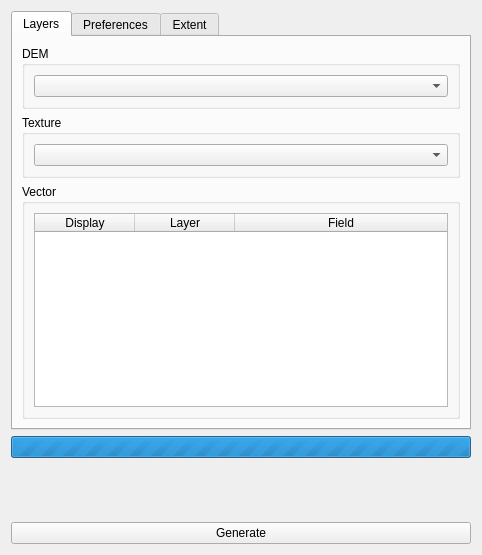
<?xml version="1.0" encoding="UTF-8"?>
<ui version="4.0">
 <class>Vizitown</class>
 <widget class="QDialog" name="Vizitown">
  <property name="enabled">
   <bool>true</bool>
  </property>
  <property name="geometry">
   <rect>
    <x>0</x>
    <y>0</y>
    <width>482</width>
    <height>555</height>
   </rect>
  </property>
  <property name="windowTitle">
   <string>Vizitown</string>
  </property>
  <property name="windowIcon">
   <iconset>
    <normaloff>vt.png</normaloff>vt.png</iconset>
  </property>
  <layout class="QVBoxLayout" name="verticalLayout_2">
   <item>
    <widget class="QTabWidget" name="tabWidget">
     <property name="currentIndex">
      <number>0</number>
     </property>
     <widget class="QWidget" name="Layers">
      <attribute name="title">
       <string>Layers</string>
      </attribute>
      <layout class="QGridLayout" name="gridLayout_2">
       <item row="2" column="0">
        <widget class="QGroupBox" name="groupBox_3">
         <property name="title">
          <string>Vector</string>
         </property>
         <layout class="QGridLayout" name="gridLayout_3">
          <item row="0" column="2" colspan="2">
           <layout class="QVBoxLayout" name="verticalLayout">
            <item>
             <widget class="QTableWidget" name="tw_layers">
              <property name="alternatingRowColors">
               <bool>true</bool>
              </property>
              <property name="selectionBehavior">
               <enum>QAbstractItemView::SelectRows</enum>
              </property>
              <property name="sortingEnabled">
               <bool>true</bool>
              </property>
              <property name="columnCount">
               <number>3</number>
              </property>
              <attribute name="horizontalHeaderStretchLastSection">
               <bool>true</bool>
              </attribute>
              <column>
               <property name="text">
                <string>Display</string>
               </property>
              </column>
              <column>
               <property name="text">
                <string>Layer</string>
               </property>
              </column>
              <column>
               <property name="text">
                <string>Field</string>
               </property>
              </column>
             </widget>
            </item>
           </layout>
          </item>
         </layout>
        </widget>
       </item>
       <item row="0" column="0">
        <widget class="QGroupBox" name="groupBox">
         <property name="title">
          <string>DEM</string>
         </property>
         <layout class="QHBoxLayout" name="horizontalLayout">
          <item>
           <widget class="QComboBox" name="cb_dem"/>
          </item>
         </layout>
        </widget>
       </item>
       <item row="1" column="0">
        <widget class="QGroupBox" name="groupBox_2">
         <property name="title">
          <string>Texture</string>
         </property>
         <layout class="QHBoxLayout" name="horizontalLayout_2">
          <item>
           <widget class="QComboBox" name="cb_texture"/>
          </item>
         </layout>
        </widget>
       </item>
      </layout>
     </widget>
     <widget class="QWidget" name="Opt">
      <attribute name="title">
       <string>Preferences</string>
      </attribute>
      <layout class="QVBoxLayout" name="verticalLayout_3">
       <item>
        <widget class="QGroupBox" name="groupBox_4">
         <property name="title">
          <string>Server</string>
         </property>
         <layout class="QHBoxLayout" name="horizontalLayout_3">
          <item>
           <widget class="QLabel" name="label_7">
            <property name="text">
             <string>Port number</string>
            </property>
           </widget>
          </item>
          <item>
           <spacer name="horizontalSpacer">
            <property name="orientation">
             <enum>Qt::Horizontal</enum>
            </property>
            <property name="sizeHint" stdset="0">
             <size>
              <width>40</width>
              <height>20</height>
             </size>
            </property>
           </spacer>
          </item>
          <item>
           <widget class="QSpinBox" name="sb_port">
            <property name="minimum">
             <number>1024</number>
            </property>
            <property name="maximum">
             <number>65536</number>
            </property>
           </widget>
          </item>
         </layout>
        </widget>
       </item>
       <item>
        <widget class="QGroupBox" name="groupBox_5">
         <property name="title">
          <string>Scene</string>
         </property>
         <layout class="QGridLayout" name="gridLayout">
          <item row="0" column="0">
           <widget class="QLabel" name="label_8">
            <property name="text">
             <string>Tile size</string>
            </property>
           </widget>
          </item>
          <item row="0" column="1">
           <widget class="QComboBox" name="cb_tile"/>
          </item>
          <item row="1" column="0">
           <widget class="QLabel" name="label_9">
            <property name="text">
             <string>Zoom level</string>
            </property>
           </widget>
          </item>
          <item row="1" column="1">
           <widget class="QComboBox" name="cb_zoom"/>
          </item>
         </layout>
        </widget>
       </item>
       <item>
        <widget class="QPushButton" name="btn_default">
         <property name="text">
          <string>By default</string>
         </property>
        </widget>
       </item>
      </layout>
     </widget>
     <widget class="QWidget" name="extent">
      <property name="minimumSize">
       <size>
        <width>452</width>
        <height>0</height>
       </size>
      </property>
      <attribute name="title">
       <string>Extent</string>
      </attribute>
      <layout class="QGridLayout" name="gridLayout_4">
       <item row="2" column="2">
        <widget class="QLabel" name="label_14">
         <property name="text">
          <string>Ymax</string>
         </property>
         <property name="alignment">
          <set>Qt::AlignCenter</set>
         </property>
        </widget>
       </item>
       <item row="14" column="4">
        <widget class="QSpinBox" name="lb_width">
         <property name="readOnly">
          <bool>true</bool>
         </property>
         <property name="buttonSymbols">
          <enum>QAbstractSpinBox::NoButtons</enum>
         </property>
         <property name="suffix">
          <string> km</string>
         </property>
         <property name="minimum">
          <number>-999999999</number>
         </property>
         <property name="maximum">
          <number>999999999</number>
         </property>
        </widget>
       </item>
       <item row="13" column="0">
        <widget class="QLabel" name="label">
         <property name="text">
          <string>Height :</string>
         </property>
        </widget>
       </item>
       <item row="15" column="2">
        <spacer name="verticalSpacer_2">
         <property name="orientation">
          <enum>Qt::Vertical</enum>
         </property>
         <property name="sizeHint" stdset="0">
          <size>
           <width>20</width>
           <height>40</height>
          </size>
         </property>
        </spacer>
       </item>
       <item row="3" column="2">
        <widget class="QDoubleSpinBox" name="le_ymax"/>
       </item>
       <item row="14" column="0">
        <widget class="QLabel" name="label_2">
         <property name="text">
          <string>Width :</string>
         </property>
        </widget>
       </item>
       <item row="13" column="4">
        <widget class="QSpinBox" name="lb_height">
         <property name="readOnly">
          <bool>true</bool>
         </property>
         <property name="buttonSymbols">
          <enum>QAbstractSpinBox::NoButtons</enum>
         </property>
         <property name="suffix">
          <string> km</string>
         </property>
         <property name="minimum">
          <number>-999999999</number>
         </property>
         <property name="maximum">
          <number>999999999</number>
         </property>
        </widget>
       </item>
       <item row="5" column="0">
        <widget class="QDoubleSpinBox" name="le_xmin"/>
       </item>
       <item row="5" column="4">
        <widget class="QDoubleSpinBox" name="le_xmax"/>
       </item>
       <item row="6" column="2">
        <widget class="QLabel" name="label_12">
         <property name="text">
          <string>Ymin</string>
         </property>
         <property name="alignment">
          <set>Qt::AlignCenter</set>
         </property>
        </widget>
       </item>
       <item row="7" column="2">
        <widget class="QDoubleSpinBox" name="le_ymin"/>
       </item>
       <item row="4" column="0">
        <widget class="QLabel" name="label_11">
         <property name="text">
          <string>Xmin</string>
         </property>
         <property name="alignment">
          <set>Qt::AlignCenter</set>
         </property>
        </widget>
       </item>
       <item row="4" column="4">
        <widget class="QLabel" name="label_13">
         <property name="text">
          <string>Xmax</string>
         </property>
         <property name="alignment">
          <set>Qt::AlignCenter</set>
         </property>
        </widget>
       </item>
       <item row="10" column="2">
        <widget class="Line" name="line">
         <property name="orientation">
          <enum>Qt::Horizontal</enum>
         </property>
        </widget>
       </item>
      </layout>
     </widget>
    </widget>
   </item>
   <item>
    <widget class="QProgressBar" name="pb_loading">
     <property name="maximum">
      <number>0</number>
     </property>
     <property name="value">
      <number>-1</number>
     </property>
     <property name="textVisible">
      <bool>false</bool>
     </property>
    </widget>
   </item>
   <item>
    <spacer name="verticalSpacer">
     <property name="orientation">
      <enum>Qt::Vertical</enum>
     </property>
     <property name="sizeHint" stdset="0">
      <size>
       <width>20</width>
       <height>55</height>
      </size>
     </property>
    </spacer>
   </item>
   <item>
    <widget class="QPushButton" name="btn_generate">
     <property name="text">
      <string>Generate</string>
     </property>
    </widget>
   </item>
  </layout>
 </widget>
 <resources/>
 <connections/>
</ui>
